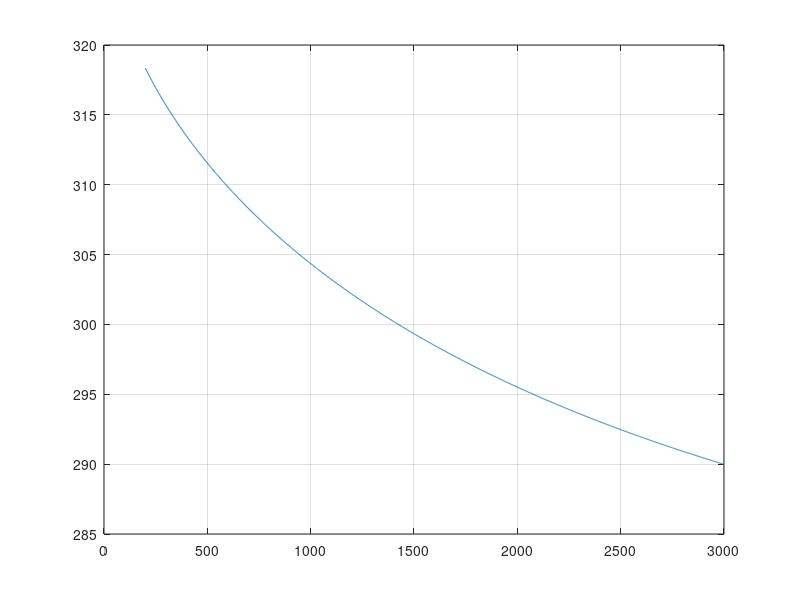

Here is the MATLAB script that generated this plot:
height = 200:3000;

Fe = .5 .* (1- sqrt( 1 - (6378 ./ (6378 + height) ).^2 ) );

Qalb = .75 .* 4 .* pi .*(.8.^2) .* Fe .* 0.3 .* 1366.1;

Tsc = ( Fe .* 290^4 + ((2060 + Qalb + 125) ./ (4 .* pi .* (0.8.^2) .* 5.67e-8 .* 0.9) )).^(1/4);

plot(height, Tsc);
grid on;